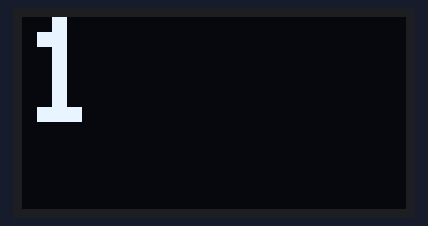
Recording of a sketch running on a simulated ESP32. Parts: 128×64 one-colour display. The display library's start-up logo is not drawn.

Above: at 2.1 s.
At 3.1 s:
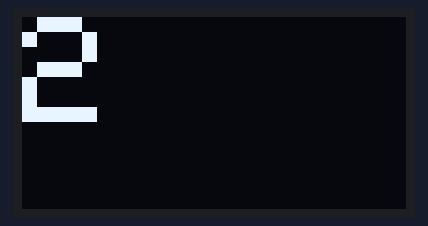
At 4.1 s:
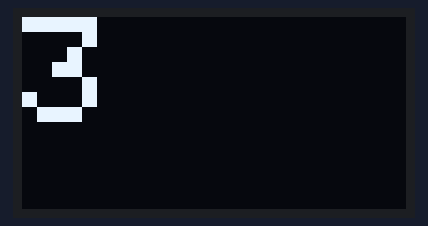
At 6.1 s:
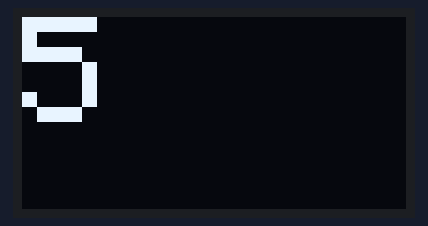
At 8.1 s:
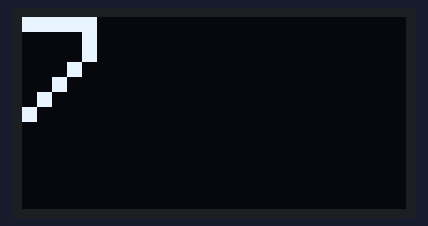
At 10.1 s:
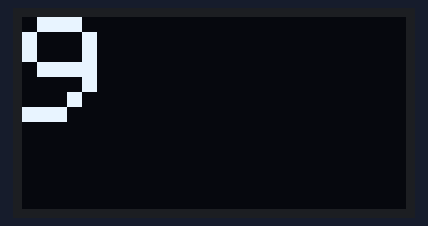

The sketch:

LCD.ino
```cpp
#include <SPI.h>
#include <Wire.h>
#include <Adafruit_GFX.h>
#include <Adafruit_SSD1306.h>

#define SCREEN_WIDTH 128                // OLED display width, in pixels
#define SCREEN_HEIGHT 64                // OLED display height, in pixels

// Declaration for an SSD1306 display connected to I2C (SDA, SCL pins)
#define OLED_RESET    16                // Reset pin # (or -1 if sharing Arduino reset pin)
Adafruit_SSD1306 display(SCREEN_WIDTH, SCREEN_HEIGHT, &Wire, OLED_RESET);

#define MAX_WAIT_FOR_TIMER 2

unsigned int waitFor(int timer, unsigned long period)
{
  static unsigned long waitForTimer[MAX_WAIT_FOR_TIMER];  //
  unsigned long newTime = micros() / period;              //
  int delta = newTime - waitForTimer[timer];              //
  if ( delta < 0 ) delta = 1 + newTime;                   //
  if ( delta ) waitForTimer[timer] = newTime;             //
  return delta;
}

struct Counter
{
  int value;                                              //
  int timer;                                              //
  unsigned long period;                                   //
};

void setup_Counter(struct Counter * ctr, unsigned long period)
{
  ctr -> value = 0;
  ctr -> timer = 0;
  ctr -> period = period;
}

void loop_Counter(struct Counter *ctr)
{
  if (!(waitFor(ctr->timer,ctr->period))) return;         //
  (ctr -> value)++;                                       //
}


struct Counter counter1;

void setup() {
  Wire.begin(4, 15);

  Serial.begin(9600);

  // SSD1306_SWITCHCAPVCC = generate display voltage from 3.3V internally
  if(!display.begin(SSD1306_SWITCHCAPVCC, 0x3C)) { // Address 0x3C for 128x32
    Serial.println(F("SSD1306 allocation failed"));
    for(;;); // Don't proceed, loop forever
  }

  // Show initial display buffer contents on the screen --
  // the library initializes this with an Adafruit splash screen.
  display.display();
  delay(2000); // Pause for 2 seconds

  setup_Counter(&counter1, 1000000);

}

// display.drawLine(0, display.height()/2, display.width()-1, display.height()/2, WHITE);

void loop() {
  loop_Counter(&counter1);

  drawchar(counter1.value);
}

void drawchar(int value) {
  display.clearDisplay();

  int value0 = value%10+48;
  display.setTextSize(5);
  display.setTextColor(WHITE);
  display.setCursor(0, 0);
  display.write(value0);
  display.display();
}
```

Measured:
- by itself, everything shown: repeats every 10.0 s, in 10 steps
- what the display in image 0 shows lasts 0.9 s, from 2.1 s to 3.0 s
- what the display in image 1 shows lasts 1.0 s, from 3.0 s to 4.0 s
